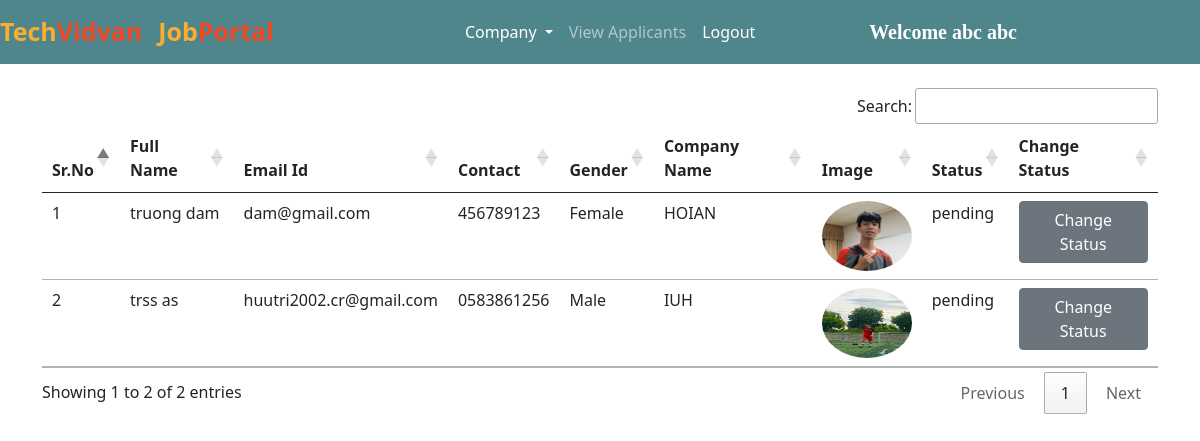
Screenshot of /pending_companies/ (signed in) with the database file from the repository.
### jobs/models.py (models this page shows, shortened)
class Company(models.Model):
    user = models.ForeignKey(User, on_delete=models.CASCADE)
    phone = models.CharField(max_length=10)
    image = models.ImageField(upload_to="")
    gender = models.CharField(max_length=10)
    type = models.CharField(max_length=15)
    status = models.CharField(max_length=20)
    company_name = models.CharField(max_length=100)

### jobs/views.py (the view)
# urls.py: path("pending_companies/", views.pending_companies, name="pending_companies"),
def pending_companies(request):
    if not request.user.is_authenticated:
        return redirect("/admin_login")
    companies = Company.objects.filter(status="pending")
    return render(request, "pending_companies.html", {'companies':companies})

### jobs/templates/pending_companies.html (shortened to what this page needs)
{% extends 'admin_navbar.html' %}
{% block body %}
<div class="container mt-4">
<table class="table table-hover" id="example">
    <thead>
        <tr>
            <th>Sr.No</th>
            <th>Full Name</th>
            <th>Email Id</th>
            <th>Contact</th>
            <th>Gender</th>
            <th>Company Name</th>
            <th>Image</th>
            <th>Status</th>
            <th>Change Status</th>
        </tr>
    </thead>
    <tbody>
        {% for company in companies %}
        <tr>
            <td>{{forloop.counter}}</td>
            <td>{{company.user.get_full_name}}</td>
            <td>{{company.user.email}}</td>
            <td>{{company.phone}}</td>
            <td>{{company.gender}}</td>
            <td>{{company.company_name}}</td>
            <td><img src="{{company.image.url}}" class="rounded-circle" width="90px" height="70px"></td>
            <td>{{company.status}}</td>
            <td><a href="/change_status/{{company.id}}/" class="btn btn-secondary">Change Status</a></td>
        </tr>
        {% endfor %}
    </tbody>
</table>
</div>
{% endblock %}

### jobs/templates/admin_navbar.html (shortened to what this page needs)
<!doctype html>
<html lang="en">
<head>
  <link href="https://cdn.jsdelivr.net/npm/bootstrap@5.0.2/dist/css/bootstrap.min.css" rel="stylesheet"
>
  <link rel="stylesheet" href="https://cdn.datatables.net/1.10.25/css/jquery.dataTables.min.css">
  <link rel="stylesheet" href="https://cdn.datatables.net/buttons/1.7.1/css/buttons.dataTables.min.css">
</head>
<body>
  <nav class="navbar navbar-expand-lg navbar-dark">
      <a class="navbar-brand" href="/"><span class="head1">Tech</span><span class="head2">Vidvan</span></a>
      <a class="navbar-brand" href="#"><span class="head1">Job</span><span class="head2">Portal</span></a>
      <div class="container w-50">
      <div class="collapse navbar-collapse" id="navbarSupportedContent">
        <ul class="navbar-nav me-auto mb-2 mb-lg-0">
          <div class="collapse navbar-collapse" id="navbarNavDarkDropdown">
            <ul class="navbar-nav">
              <li class="nav-item dropdown">
                <a class="nav-link active dropdown-toggle" href="#" id="navbarDarkDropdownMenuLink" role="button" data-bs-toggle="dropdown" aria-expanded="false">
                  Company
                </a>
              </li>
            </ul>
          </div>
          <li class="nav-item">
            <a class="nav-link {% block view_applicants %} {% endblock %}" href="/view_applicants/">View Applicants</a>
          </li>
          <li class="nav-item">
            <a class="nav-link active" href="/logout/">Logout</a>
          </li>
        </ul>
        <a class="navbar-brand" style="font-weight: bold; font-family: 'Times New Roman', Times, serif;" href="#">Welcome {{request.user.get_full_name}}</a>
      </div>
      </div>
  </nav>
  {% block body %}
  {% endblock %}
</body>
</html>

### jobs/templates/admin_navbar.html (style rules this page uses)
.navbar { background-color: #4f868c; }
.head1 { color: #FBAD30; font-size: 25px; font-weight: bold; height: 50px; }
.head2 { color: #EF4926; font-size: 25px; font-weight: bold; }

### rows the page displays
Company: user.get_full_name "truong dam", user.email "dam@gmail.com", phone "456789123", gender "Female", company_name "HOIAN", image (picture), status "pending"
Company: user.get_full_name "trss as", user.email "huutri2002.cr@gmail.com", phone "0583861256", gender "Male", company_name "IUH", image (picture), status "pending"

### other values shown
{{ request.user.get_full_name }} "abc abc"
